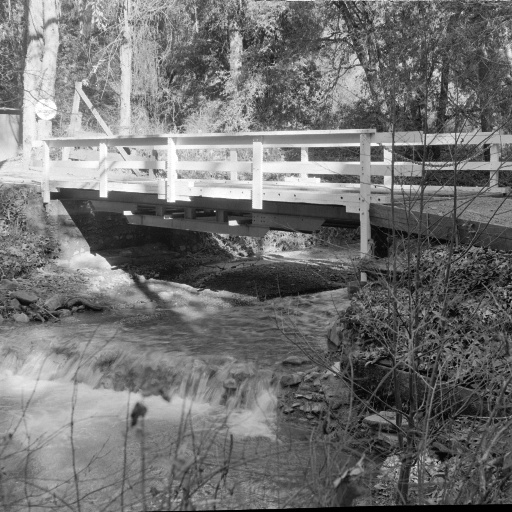
#> input picture input.tiff, 512 x 512 px, given in place of input.png, which was not available
$ python step1_tv_baseline.py
#> lines starting #> are read from the running program, lines starting #| are printed output that depends on the picture; pictures that were not available may be replaced by others from this repository, and a replacement may not be noted
import cv2
import numpy as np
from skimage.restoration import denoise_tv_chambolle
import matplotlib.pyplot as plt

# Load image
img = cv2.imread("input.png", cv2.IMREAD_GRAYSCALE)
#> img is the input picture: shape (512, 512); min 0, max 255, mean 113.8
img = cv2.resize(img, (256, 256))
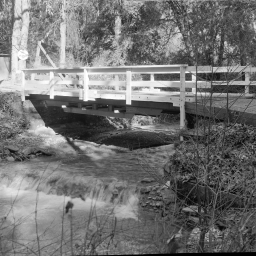
#> img: shape (256, 256); min 0, max 255, mean 113.9

# Add Gaussian noise
noise = np.random.normal(0, 20, img.shape)
noisy = np.clip(img + noise, 0, 255).astype(np.uint8)
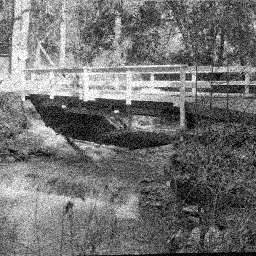
#> noisy: shape (256, 256); min 0, max 255, mean 113.3

# Total Variation Denoising (baseline)
tv = denoise_tv_chambolle(noisy / 255.0, weight=0.1)
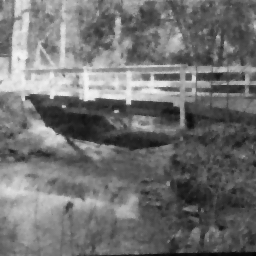
#> tv: shape (256, 256) float64; min 0.0113, max 0.956, mean 0.444
tv = (tv * 255).astype(np.uint8)

# Display results
plt.figure(figsize=(9,3))
plt.subplot(1,3,1); plt.title("Original"); plt.imshow(img, cmap="gray")
plt.subplot(1,3,2); plt.title("Noisy"); plt.imshow(noisy, cmap="gray")
plt.subplot(1,3,3); plt.title("TV Denoised"); plt.imshow(tv, cmap="gray")
plt.show()
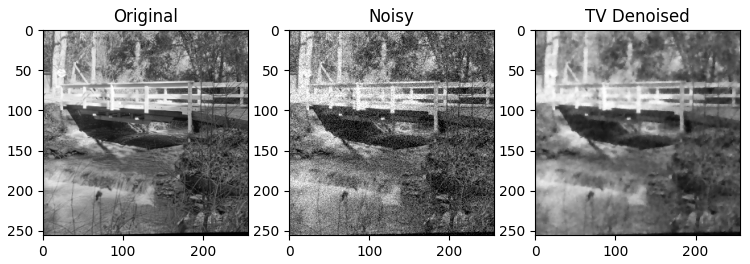
#> figure drawn by matplotlib, 3 panels
